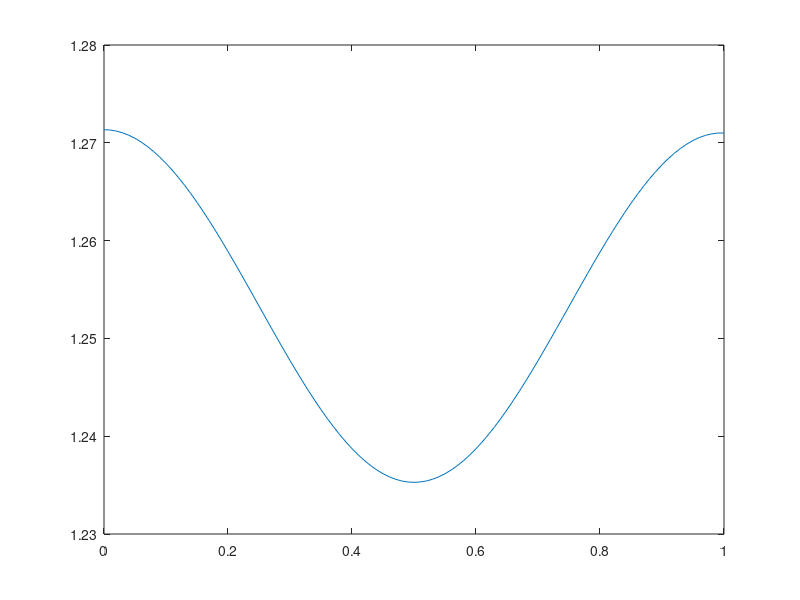
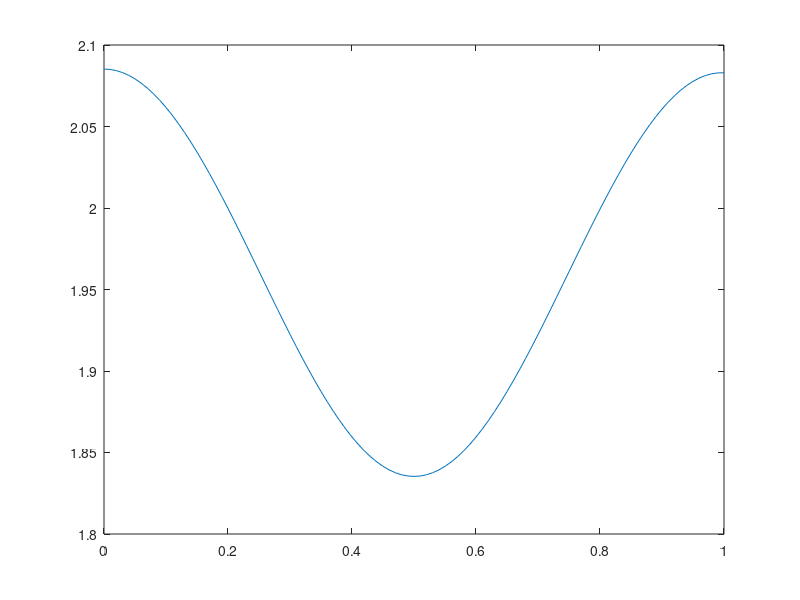

MATLAB code to generate these figures, in order:
sigma = 0.5;
z = 0:0.01:1;

Amp = exp( -0.5 * (  z    ./ sigma ).^2 ) / ( 2 * sigma ) + ...
      exp( -0.5 * ( (z-1) ./ sigma ).^2 ) / ( 2 * sigma ) + ...
      exp( -0.5 * ( (z+1) ./ sigma ).^2 ) / ( 2 * sigma ) + ...
      exp( -0.5 * ( (z-2) ./ sigma ).^2 ) / ( 2 * sigma ) + ...
      exp( -0.5 * ( (z+2) ./ sigma ).^2 ) / ( 2 * sigma );
  
  figure; plot( z, Amp )
  figure; plot( z, 20 * log10( Amp ) )
  mean( Amp )
  